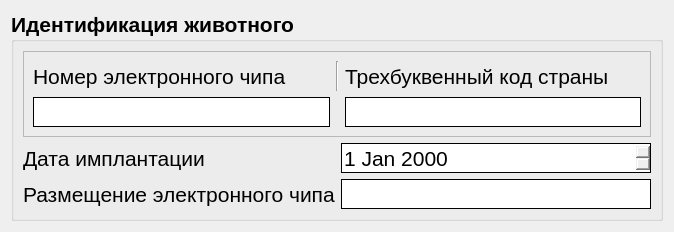
<?xml version="1.0" encoding="UTF-8"?>
<ui version="4.0">
 <class>chip_widget</class>
 <widget class="QWidget" name="chip_widget">
  <property name="geometry">
   <rect>
	<x>0</x>
	<y>0</y>
	<width>674</width>
	<height>228</height>
   </rect>
  </property>
  <property name="windowTitle">
   <string>Идентификация животного</string>
  </property>
  <layout class="QVBoxLayout" name="verticalLayout">
   <item>
	<widget class="QGroupBox" name="chip_groupBox">
	 <property name="font">
	  <font>
	   <pointsize>16</pointsize>
	   <weight>75</weight>
	   <bold>true</bold>
	  </font>
	 </property>
	 <property name="title">
	  <string>Идентификация животного</string>
	 </property>
	 <layout class="QGridLayout" name="gridLayout">
	  <item row="2" column="1">
	   <widget class="QLineEdit" name="location_lineEdit">
		<property name="minimumSize">
		 <size>
		  <width>0</width>
		  <height>30</height>
		 </size>
		</property>
		<property name="font">
		 <font>
		  <weight>50</weight>
		  <bold>false</bold>
		 </font>
		</property>
		<property name="focusPolicy">
		 <enum>Qt::StrongFocus</enum>
		</property>
		<property name="styleSheet">
		 <string notr="true"> QLineEdit {
	  border-width: 1px;
	  border-style: solid;
	  border-radius: 0px;
  }</string>
		</property>
	   </widget>
	  </item>
	  <item row="1" column="1">
	   <widget class="QDateEdit" name="impl_dateEdit">
		<property name="minimumSize">
		 <size>
		  <width>0</width>
		  <height>30</height>
		 </size>
		</property>
		<property name="font">
		 <font>
		  <weight>50</weight>
		  <bold>false</bold>
		 </font>
		</property>
		<property name="focusPolicy">
		 <enum>Qt::StrongFocus</enum>
		</property>
		<property name="styleSheet">
		 <string notr="true"> QDateEdit {
	  border-width: 1px;
	  border-style: solid;
	  border-radius: 0px;
  }</string>
		</property>
	   </widget>
	  </item>
	  <item row="2" column="0">
	   <widget class="QLabel" name="location_label">
		<property name="minimumSize">
		 <size>
		  <width>0</width>
		  <height>30</height>
		 </size>
		</property>
		<property name="font">
		 <font>
		  <weight>50</weight>
		  <bold>false</bold>
		 </font>
		</property>
		<property name="text">
		 <string>Размещение электронного чипа</string>
		</property>
	   </widget>
	  </item>
	  <item row="1" column="0">
	   <widget class="QLabel" name="date_label">
		<property name="minimumSize">
		 <size>
		  <width>0</width>
		  <height>30</height>
		 </size>
		</property>
		<property name="font">
		 <font>
		  <weight>50</weight>
		  <bold>false</bold>
		 </font>
		</property>
		<property name="text">
		 <string>Дата имплантации</string>
		</property>
	   </widget>
	  </item>
	  <item row="0" column="0" colspan="2">
	   <widget class="QFrame" name="chip_num_frame">
		<property name="frameShape">
		 <enum>QFrame::StyledPanel</enum>
		</property>
		<property name="frameShadow">
		 <enum>QFrame::Sunken</enum>
		</property>
		<layout class="QGridLayout" name="gridLayout_2">
		 <item row="1" column="0">
		  <widget class="QLineEdit" name="num_lineEdit">
		   <property name="minimumSize">
			<size>
			 <width>0</width>
			 <height>30</height>
			</size>
		   </property>
		   <property name="font">
			<font>
			 <weight>50</weight>
			 <bold>false</bold>
			</font>
		   </property>
		   <property name="styleSheet">
			<string notr="true"> QLineEdit {
	  border-width: 1px;
	  border-style: solid;
	  border-radius: 0px;
  }</string>
		   </property>
		   <property name="inputMask">
			<string>999999999999999</string>
		   </property>
		  </widget>
		 </item>
		 <item row="0" column="0">
		  <widget class="QLabel" name="num_label">
		   <property name="minimumSize">
			<size>
			 <width>0</width>
			 <height>30</height>
			</size>
		   </property>
		   <property name="font">
			<font>
			 <weight>50</weight>
			 <bold>false</bold>
			</font>
		   </property>
		   <property name="text">
			<string>Номер электронного чипа</string>
		   </property>
		  </widget>
		 </item>
		 <item row="0" column="2">
		  <widget class="QLabel" name="country_label">
		   <property name="minimumSize">
			<size>
			 <width>0</width>
			 <height>30</height>
			</size>
		   </property>
		   <property name="font">
			<font>
			 <weight>50</weight>
			 <bold>false</bold>
			</font>
		   </property>
		   <property name="text">
			<string>Трехбуквенный код страны</string>
		   </property>
		  </widget>
		 </item>
		 <item row="1" column="2">
		  <widget class="QLineEdit" name="country_lineEdit">
		   <property name="minimumSize">
			<size>
			 <width>0</width>
			 <height>30</height>
			</size>
		   </property>
		   <property name="font">
			<font>
			 <weight>50</weight>
			 <bold>false</bold>
			</font>
		   </property>
		   <property name="focusPolicy">
			<enum>Qt::StrongFocus</enum>
		   </property>
		   <property name="styleSheet">
			<string notr="true"> QLineEdit {
	  border-width: 1px;
	  border-style: solid;
	  border-radius: 0px;
  }</string>
		   </property>
		   <property name="inputMask">
			<string>&gt;AAA</string>
		   </property>
		  </widget>
		 </item>
		 <item row="0" column="1">
		  <widget class="Line" name="line">
		   <property name="orientation">
			<enum>Qt::Vertical</enum>
		   </property>
		  </widget>
		 </item>
		</layout>
	   </widget>
	  </item>
	 </layout>
	</widget>
   </item>
  </layout>
 </widget>
 <tabstops>
  <tabstop>num_lineEdit</tabstop>
  <tabstop>country_lineEdit</tabstop>
  <tabstop>impl_dateEdit</tabstop>
  <tabstop>location_lineEdit</tabstop>
 </tabstops>
 <resources/>
 <connections/>
</ui>
